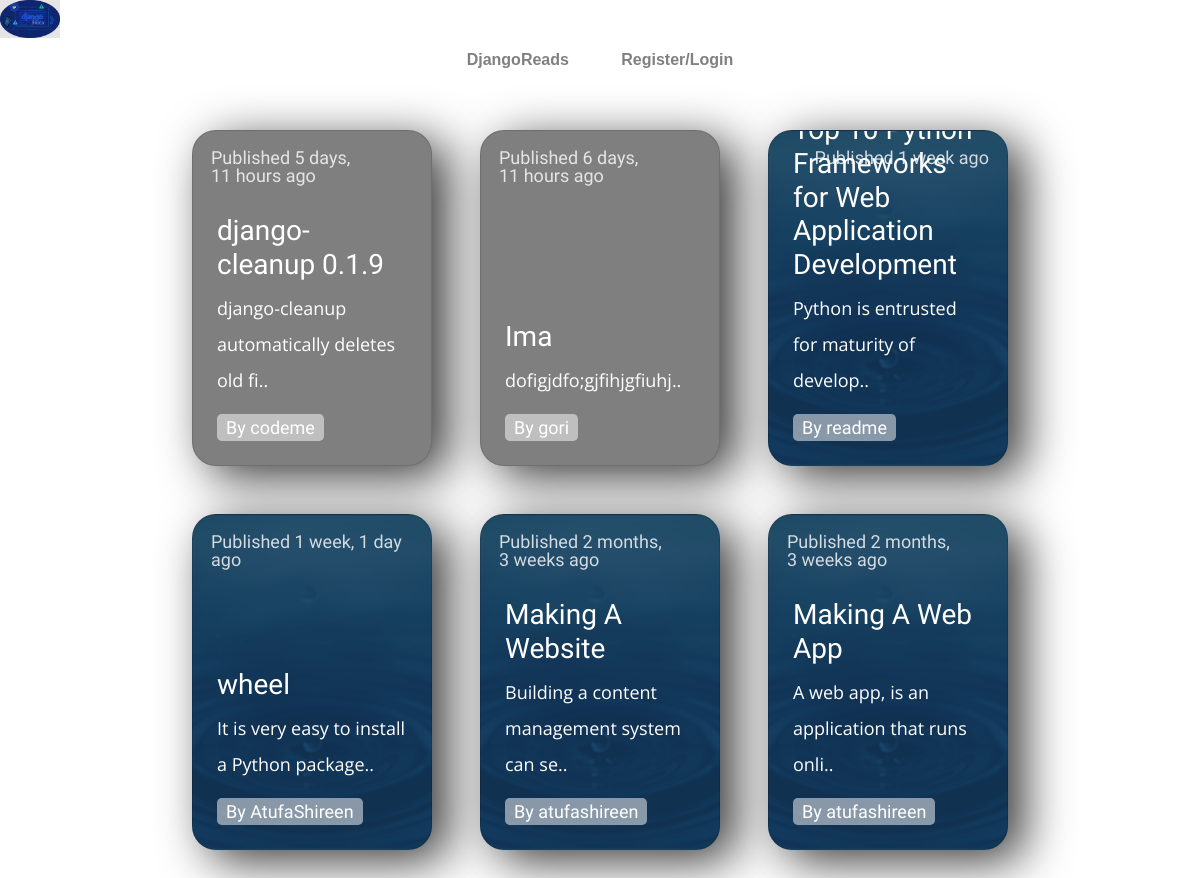
Before: / with the older database file.
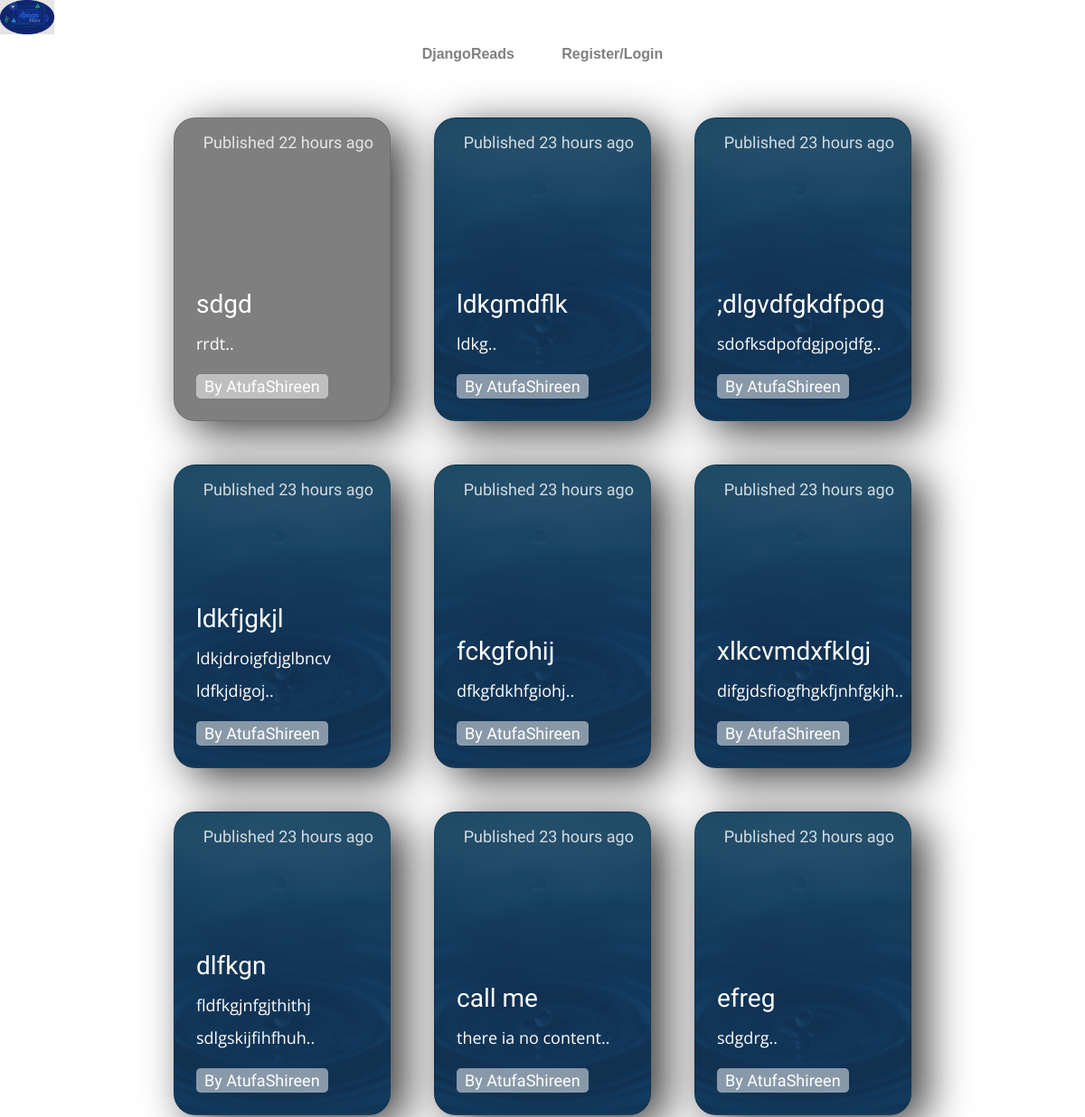
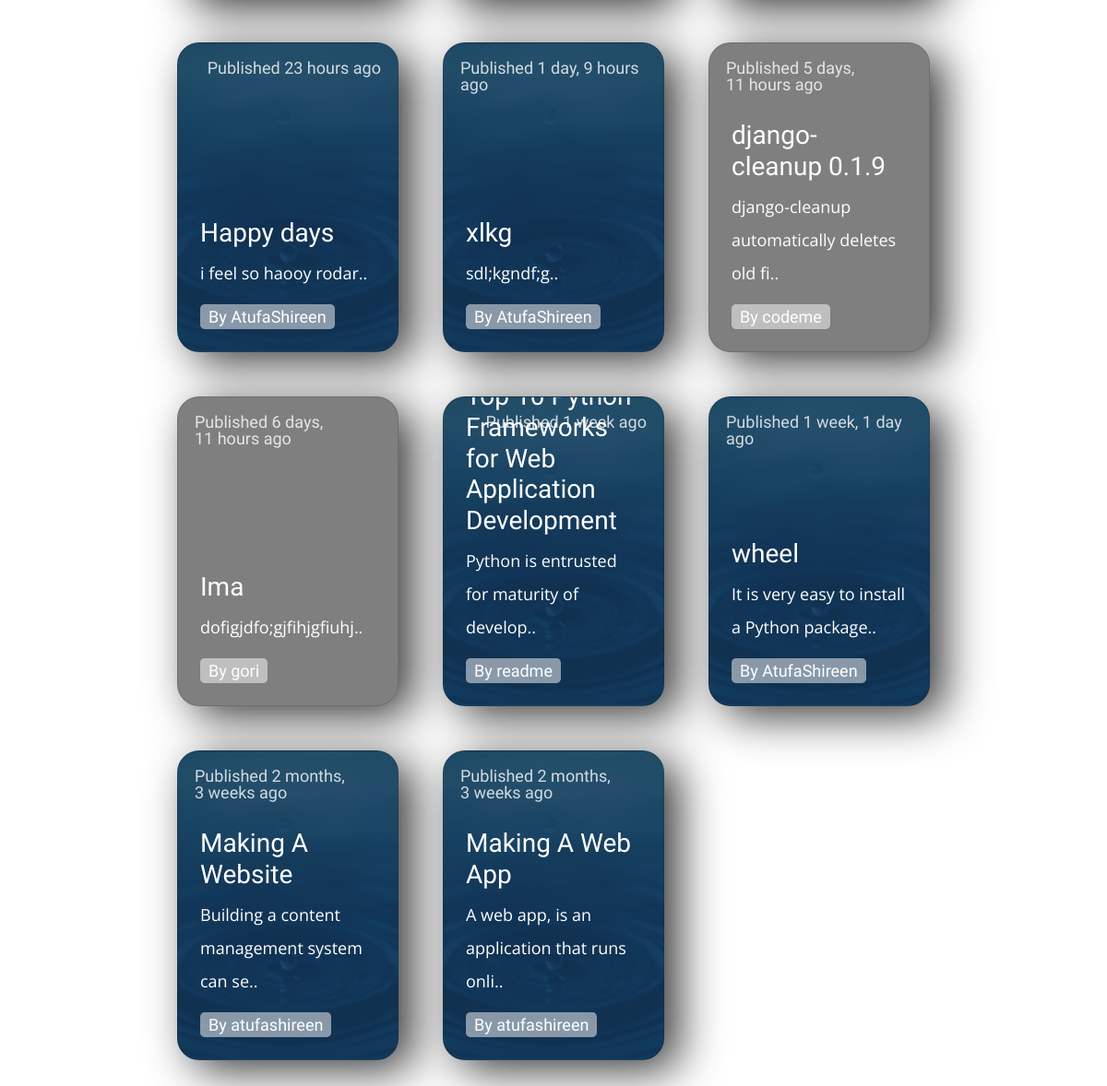
After: the same page with the newer database file (2 pictures, top to bottom).
### blogapp/models.py (models this page shows, shortened)
class Post(models.Model):
    title = models.CharField(max_length=100)
    content = models.TextField()
    date_posted = models.DateTimeField(default=timezone.now)
    author = models.ForeignKey(User, on_delete=models.CASCADE)
    bg_pic = models.ImageField(default='def.png', upload_to='post_pics')

### blogapp/views.py (the view)
# urls.py: path("",HomeView.as_view(),name='blog-home'),
class HomeView(ListView):
    model = Post
    context_object_name = 'posts'
    template_name = 'blogapp/home.html'  # <app>/<model>_<viewtype>.html
    ordering = ['-date_posted']

### blogapp/templates/blogapp/home.html
{%extends 'blogapp/base.html'%}
{%load static%}
{%block css%}
<link rel="stylesheet" href="{%static 'blogapp/home.css'%}" type="text/css">
{%endblock css%}
{% load humanize %}
{%block body%}
<section class="cards-wrapper">
    {%for post in posts%}
    <div class="card-grid-space">
        <a class="card" href="{%url 'post-detail' post.id%}"
           style="&#45;&#45;bg-img: url({{post.bg_pic.url}})">
            <div>
                <h3>{{post.title}}</h3>
                <p>{{post.content|slice:"43"}}..</p>
                <div class="date">Published {{post.date_posted|naturaltime}}</div>
                <div class="tags">
                    <div class="tag">By {{post.author}}</div>
                </div>
            </div>
        </a>
    </div>
    {%endfor%}
</section>
{%endblock body%}

### blogapp/templates/blogapp/base.html (shortened to what this page needs)
<!doctype html>
{%load static%}
{% load tz %}
<html lang="en">
<head>
    <link rel="stylesheet" href="https://stackpath.bootstrapcdn.com/bootstrap/4.4.1/css/bootstrap.min.css"
>
    <link rel="stylesheet" href="{%static 'blogapp/base.css'%}" type="text/css">
    {%block css%}{%endblock css%}
</head>
<body>
<section class="info">
    <a href="#" target="_blank"> <img src="{%static 'blogapp/djangoreads.png'%}"></a>
</section>
<nav>
    <a href="{%url 'blog-home'%}" class="nav-item">DjangoReads</a>
    {%if user.is_authenticated%}
    <a href="{%url 'create'%}" class="nav-item">New Post</a>
    <a href="{%url 'profile'%}" class="nav-item">Profile</a>
    <a href="{%url 'logout'%}" class="nav-item">Logout</a>
    {%else%}
    <a href="{%url 'register'%}" class="nav-item">Register/Login</a>
    {%endif%}
</nav>
{%block body%}
{%endblock body%}
</body>
</html>

### blogapp/static/blogapp/base.css (style rules this page uses)
html { height:100%; }
body { min-height:100%; }
nav { top: 6%; right: 0; left: 0; width: 319px; display: table; margin: 0 auto; }
nav a { position: relative; width: 33.333%; display: table-cell; text-align: center; color: grey; text-decoration: none !important; font-family: Verdana, Geneva, Tahoma, sans-serif; font-weight: bold; padding: 10px 20px; transition: 0.2s ease color; }
nav a:before, nav a:after { content: ""; position: absolute; border-radius: 50%; transform: scale(0); transition: 0.2s ease transform; }
nav a:before { top: 0; left: 10px; width: 6px; height: 6px; }
nav a:after { top: 5px; left: 18px; width: 4px; height: 4px }
nav a:nth-child(1):before { background-color: yellow; }
nav a:nth-child(1):after { background-color: red; }
nav a:nth-child(2):before { background-color: #00e2ff; }
nav a:nth-child(2):after { background-color: #89ff00; }
.info { font-size: 1.2em; height: 2em; }
.info img { height: 2em; margin-right: 0.5em; }

### blogapp/static/blogapp/home.css (style rules this page uses)
:root { --color: #3c3163; --transition-time: 0.5s; }
* { box-sizing: border-box; }
a { color: inherit; }
.cards-wrapper { display: grid; justify-content: center; align-items: center; grid-template-columns: 1fr 1fr 1fr; grid-gap: 3rem; padding: 3rem; margin: 0 auto; width: max-content; }
.card { font-family: 'Heebo'; --bg-filter-opacity: 0.5; background-image: linear-gradient(rgba(0,0,0,var(--bg-filter-opacity)),rgba(0,0,0,var(--bg-filter-opacity))), var(--bg-img); height: 14em; width: 10em; font-size: 1.5em; color: white; border-radius: 1em; padding: 1em; display: flex; flex-direction: row; align-items: flex-end; background-size: cover; background-position: center; box-shadow: 16px 11px 2em 0em #000000c7; transition: all, var(--transition-time); transition-timing-function: cubic-bezier(0.24, 0.29, 0.32, 1.28); position: relative; overflow: hidden; text-decoration: none; }
.card p { font-size: 0.75em; font-family: 'Open Sans'; margin-top: 0.5em; line-height: 2em; }
.card .tags { display: flex; }
.card .tags .tag { font-size: 0.75em; background: rgba(255,255,255,0.5); border-radius: 0.3rem; padding: 0 0.5em; margin-right: 0.5em; line-height: 1.5em; transition: all, var(--transition-time); }
.card .date { position: absolute; top: 0; right: 0; font-size: 0.75em; padding: 1em; line-height: 1em; opacity: .8; }
.card:before, .card:after { content: ''; transform: scale(0); transform-origin: top left; border-radius: 50%; position: absolute; left: -50%; top: -50%; z-index: -5; transition: all, var(--transition-time); transition-timing-function: ease-in-out; }
.card:before { background: #ddd; width: 250%; height: 250%; }
.card:after { background: white; width: 200%; height: 200%; }

Changed rows visible on the page:
added Post: title "sdgd", content "rrdt", date_posted "22 hours ago", author "AtufaShireen"
added Post: bg_pic (picture), title "ldkgmdflk", content "ldkg", date_posted "23 hours ago", author "AtufaShireen"
added Post: bg_pic (picture), title ";dlgvdfgkdfpog", content "sdofksdpofdgjpojdfg", date_posted "23 hours ago", author "AtufaShireen"
added Post: bg_pic (picture), title "ldkfjgkjl", content "ldkjdroigfdjglbncv ldfkjdigoj", date_posted "23 hours ago", author "AtufaShireen"
added Post: bg_pic (picture), title "fckgfohij", content "dfkgfdkhfgiohj", date_posted "23 hours ago", author "AtufaShireen"
added Post: bg_pic (picture), title "xlkcvmdxfklgj", content "difgjdsfiogfhgkfjnhfgkjh", date_posted "23 hours ago", author "AtufaShireen"
added Post: bg_pic (picture), title "dlfkgn", content "fldfkgjnfgjthithj sdlgskijfihfhuh", date_posted "23 hours ago", author "AtufaShireen"
added Post: bg_pic (picture), title "call me", content "there ia no content", date_posted "23 hours ago", author "AtufaShireen"
added Post: bg_pic (picture), title "efreg", content "sdgdrg", date_posted "23 hours ago", author "AtufaShireen"
added Post: bg_pic (picture), title "Happy days", content "i feel so haooy rodar", date_posted "23 hours ago", author "AtufaShireen"
added Post: bg_pic (picture), title "xlkg", content "sdl;kgndf;g", date_posted "1 day, 9 hours ago", author "AtufaShireen"
